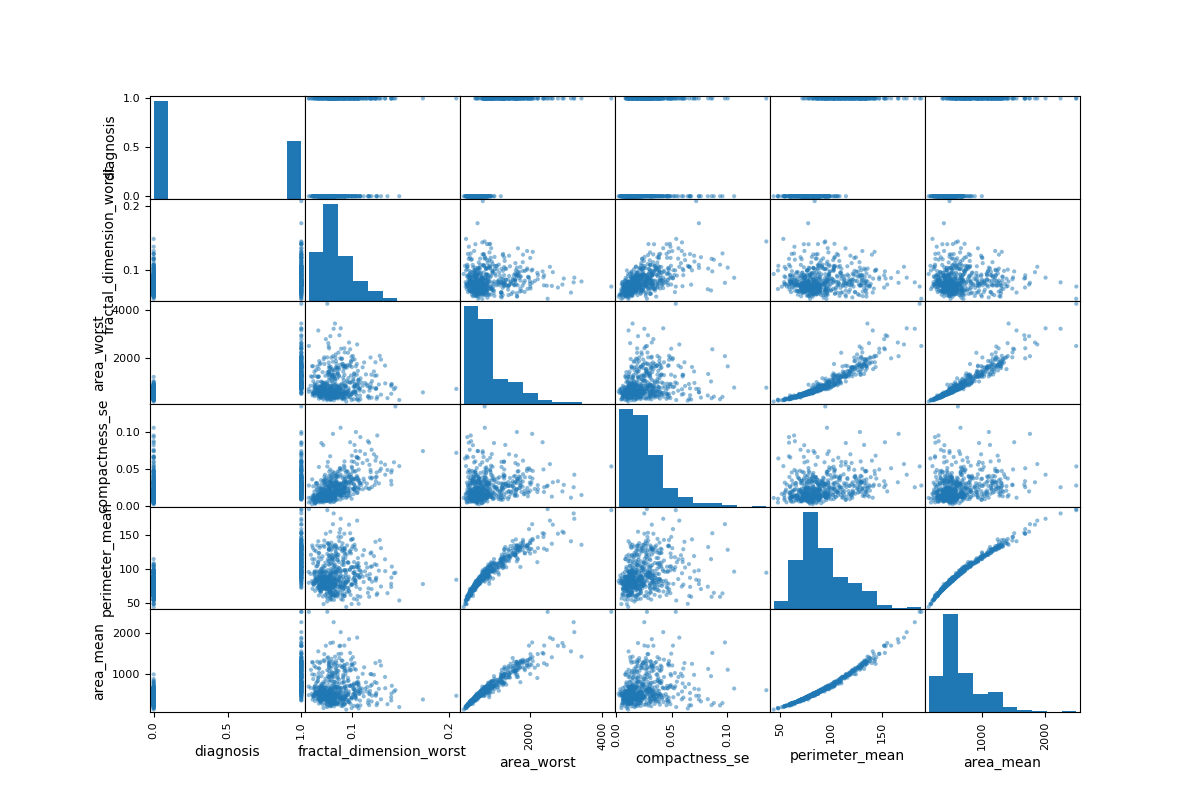
#> input picture chapter2/scatter_matrix_example.png, 1200 x 800 px, found by its file name
$ python pixels_analisis.py ../chapter2/scatter_matrix_example.png
#> lines starting #> are read from the running program, lines starting #| are printed output that depends on the picture
import sys

print('Number of arguments:', len(sys.argv), 'arguments.')
print('Argument List:', str(sys.argv))

from PIL import Image, ImageOps

colourImg = Image.open("images/" + sys.argv[1])
#> colourImg is the input picture: PIL image 1200x800 RGBA; mean R, G, B, A 236.5, 241.9, 245.7, 255
colourPixels = colourImg.convert("HSV")
#> colourPixels: PIL image 1200x800 HSV; mean H, S, V 13, 12.2, 245.7

import numpy as np
colourArray = np.array(colourPixels.getdata()).reshape(colourImg.size + (3,))
#> colourArray: shape (1200, 800, 3) int64; mean of channels 0, 1, 2 13, 12.2, 245.7
indicesArray = np.moveaxis(np.indices(colourImg.size), 0, 2)
allArray = np.dstack((indicesArray, colourArray)).reshape((-1, 5))

import pandas as pd
df = pd.DataFrame(allArray, columns=["y", "x", "red","green","blue"])
#> df = table of 960000 rows and 5 columns

labeledImg = Image.open("images-selected/" + sys.argv[1])

grayArray = np.array(ImageOps.grayscale(labeledImg))
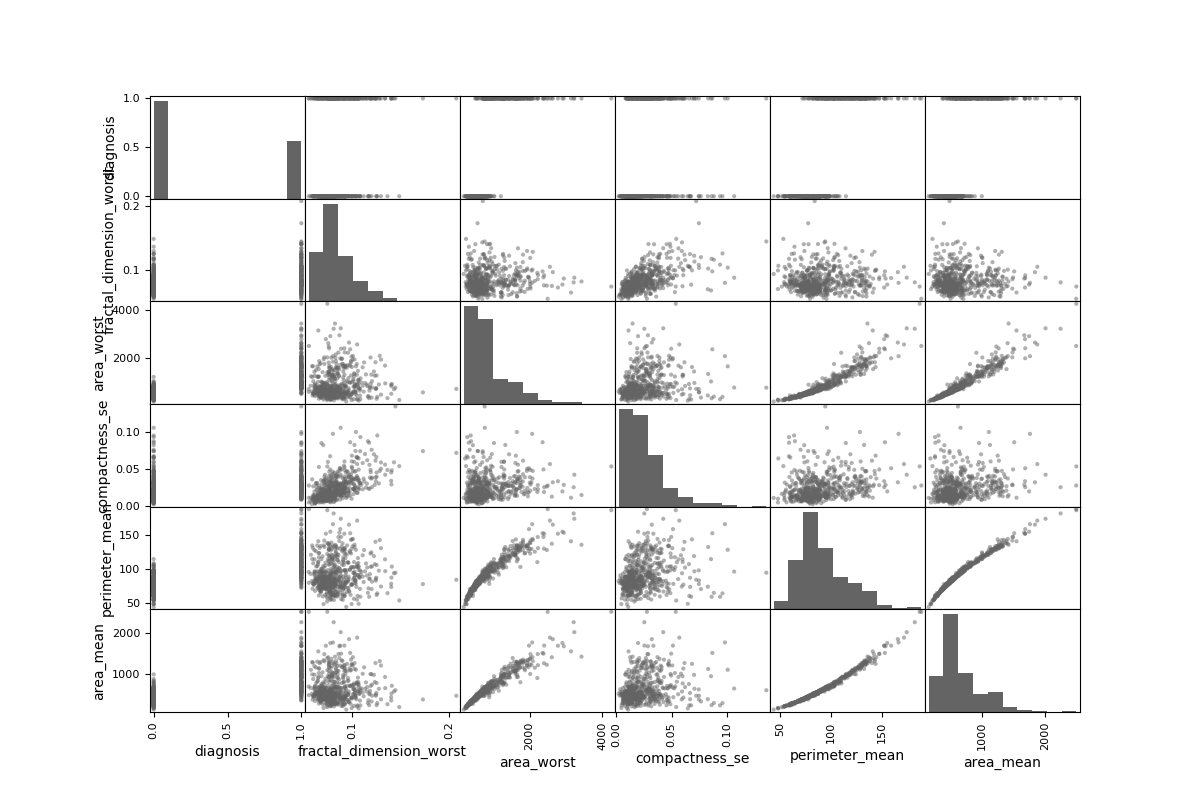
#> grayArray: shape (800, 1200); min 0, max 255, mean 240.8

df["label"] = grayArray.flatten()

import matplotlib.pyplot as plt
from mpl_toolkits.mplot3d import Axes3D
#> (the run stopped early here; a loop or call above may not have finished)
